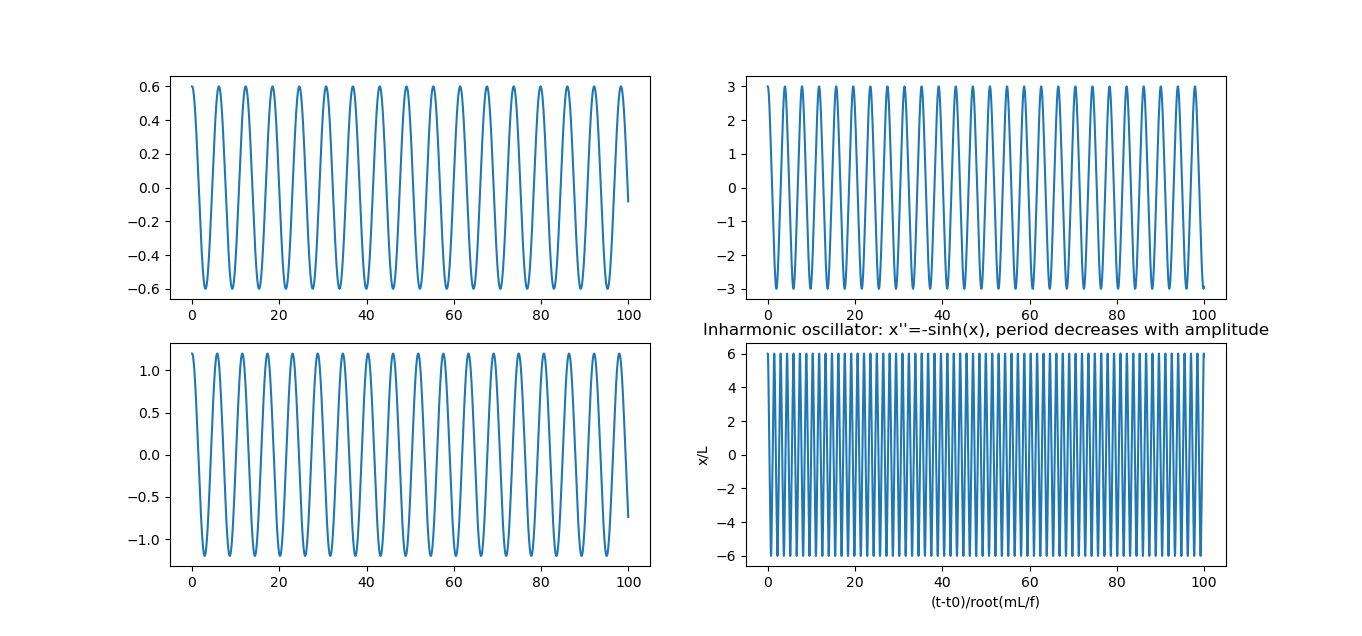

This figure's Python source:
# to use, launch 
# python3 <this file> <amplitude>
import sys
import numpy as np
import matplotlib.pyplot as plt
import math

def num_integrate(A):
    x=A
    v=0
    dt=0.01 # time on which F is const
    x_vals = []
    t_vals = []
    for t in np.arange(0, 100, dt):
        x_vals.append(x)
        t_vals.append(t)
        x=x+v*dt
        a=-math.sinh(x)
        v=v+a*dt
    return t_vals, x_vals

A = float(sys.argv[1])

figure, axis = plt.subplots(2,2)

plt.title("Inharmonic oscillator: x''=-sinh(x), period decreases with amplitude")
plt.xlabel('(t-t0)/root(mL/f)')
plt.ylabel('x/L')
                
axis[0, 0].plot(*num_integrate(A))
axis[1, 0].plot(*num_integrate(A*2))
axis[0, 1].plot(*num_integrate(A*5))
axis[1, 1].plot(*num_integrate(A*10))

plt.show()
